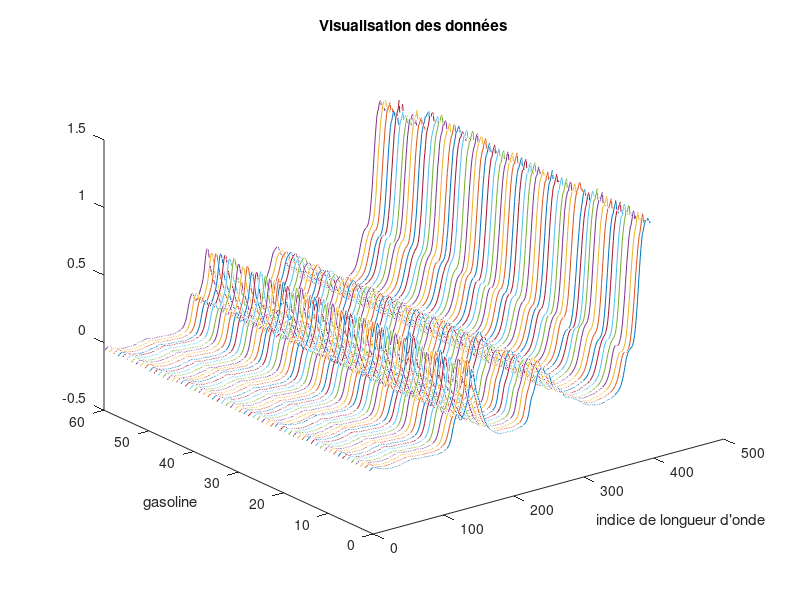

Recreate this plot in MATLAB. (Note: this script raises an error after producing the figure.)
%% Initialisation
clc;
clear;
close all;

% On charge une data set comprenant les intensités spectrales de 60 échantillons d'essence à 401 longueurs d'onde
load spectra

% On dispose de 60 type de gasoline (individus)
% NIR    : Spectroscopie dans l'infrarouge proche de 900 nm à 1700 nm (401 variables pour chaque octane aka type de gasoile)
% octane : Indice d'octane (mesure la résistance à l'auto-allumage du carburant)

%% Visualisation des données
figure(1)
plot3(repmat(1:401, 60, 1)', repmat((1:size(octane, 1))', 1,401)', NIR');
xlabel("indice de longueur d'onde");
ylabel("gasoline");
title('Visualisation des données');
% On remarque que les individus sont fortement corrélés   

%% PCR
% On réduit la dimenssion donc plus d'équations que d'inconnues
% Par Construction les Composantes principales sont non-corrélées

Y = octane;
X = NIR;
k = 2;

% Pourcentage de variance expliqué en X
figure(2);
[~, ~, latent] = PCA(X);
latent = latent(1:10,1);
plot(1:length(latent),sort(latent ./ sum(latent),'descend'), '-o');
title('Pourcentage de variance expliqué en X');
xlabel('num de la comp. ppale');
ylabel('pourcentage de variance');

[BetaPCR, Y_fitted_PCR] = PCR(Y, X, k);
R_2 = R_squared(Y, Y_fitted_PCR);
fprintf('multiple linear regression : R^2 = %.6f\n',R_2);
% On obtient une faible valeur prédictive de 0.19

% On remarque que nos premiers PC capturent 85% de la variance, les 15% restants apparaissent être important. pour prédire Y
% en effet la variabilité dans X qui permette de prédire y peut etre trés faible et ne contribue donc pas beaucoup aux premiers
% conposantes principales

% Combien de composants font nous avons besoin ->  Cross validation
%% PLS
[BetaPLS, Y_fitted_PLS] = PLS(Y, X, k);
R_2 = R_squared(Y, Y_fitted_PLS);
fprintf('multiple linear regression : R^2 = %.6f\n',R_2);

%% PLS vs PCR
figure(3);
plot(Y, Y_fitted_PLS,'bo', Y, Y_fitted_PCR,'r^');
%plot(Y, Y_fitted_PLS,'bo');
xlabel('Observed Response');
ylabel('Fitted Response');
legend({'PLS1 avec 2 PC' 'PCR with 2 PC'})

